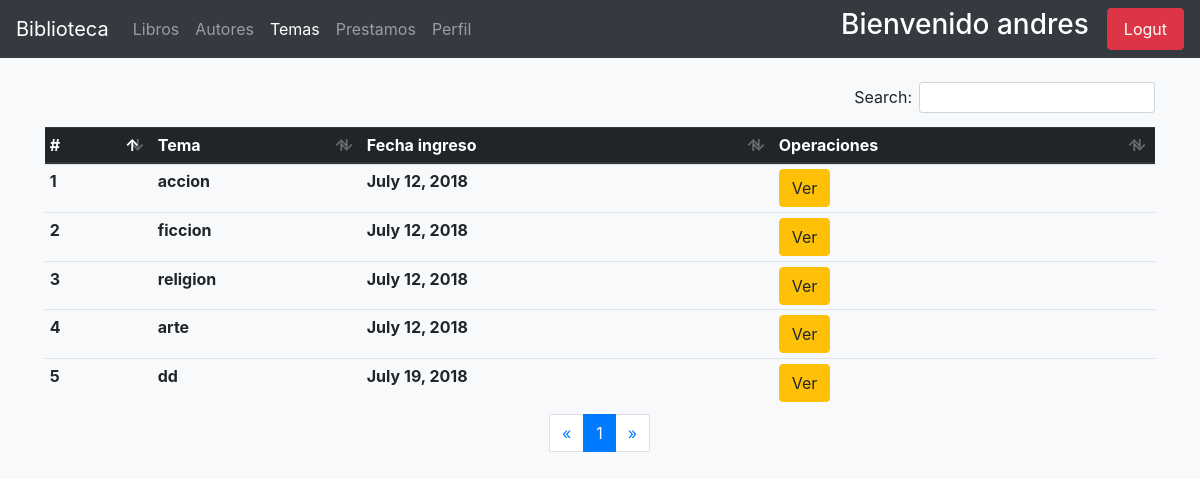
/temas/temas-user/ (signed in), run on the app's committed database.
### usuarios/models.py (models this page shows, shortened)
class User(AbstractUser):
    email = models.EmailField(unique=True)
    adress = models.CharField(max_length=100 , null=True, blank=True)
    celphone = models.PositiveIntegerField(blank=True, null=True)
    gender = models.BooleanField(default=True, choices = [
        (True, 'Male'),
        (False, 'Female'),
    ])
    birth_date = models.DateField(blank=True, null=True)
    cui = models.PositiveIntegerField(blank=True, null=True)
    departamento = models.ForeignKey(Departamento, on_delete=models.PROTECT,blank=True,  null=True)
    municipio = models.ForeignKey(Municipio, on_delete=models.CASCADE, blank=True, null=True)
    zona = models.PositiveIntegerField(_('zona del municipio'), blank=True, null=True)
    escolaridad = models.PositiveIntegerField(_('escolaridad'), default=0, choices=[
        ( 1, 'None' ),
        ( 2, 'Primaria'),
        ( 3,'Basicos'),
        ( 4, 'Diversificado'),
        ( 5, 'Universidad'),
        ( 6, 'Maestria'),
    ])
    establecimiento = models.CharField(_('establecimiento'), max_length=150, blank=True, null=True)
    estado = models.PositiveSmallIntegerField(_('estado'), default=1)
    imagen = models.ImageField(_('perfil'), upload_to='usuarios/avatares/', default='default_avatar.jpg', blank=True, null=True)
    USERNAME_FIELD = 'email'
    REQUIRED_FIELDS = ['username','first_name', 'last_name']

### apps/temas/models.py (models this page shows, shortened)
class Temas(models.Model):
    tema = models.CharField(_('tema'), max_length=200)
    fecha_ingreso = models.DateField(_('fecha_ingreso'), default=now())
    class Meta:
        verbose_name_plural = 'Temas'

### apps/temas/views.py (the view)
# urls.py: path('temas-user/', views.ThemeUserView.as_view(), name='temas-user'),
class ThemeUserView(UserMixin, ListView):
    model = Temas
    context_object_name = 'Temas'
    template_name_suffix = '_list_user'
    paginate_by = 5

### usuarios/mixins.py (called while the page is built)
def _user_mixin(group_name):
    class Mixin(LoginRequiredMixin, UserPassesTestMixin):
        login_url = reverse_lazy('usuarios:index')
        def test_func(self):
            user = self.request.user
            if user.is_superuser:
                return True
            group = Group.objects.get(name=group_name)
            return group in user.groups.all()
    return Mixin

### apps/temas/templates/temas/temas_list_user.html (shortened to what this page needs)
{% extends "base.html" %}
{% block navbar_items %}
    <li class="nav-item ">
        <a class="nav-link" href="{% url 'book:user_index' %}">Libros <span class="sr-only">(current)</span></a>
    </li>
    <li class="nav-item ">
        <a class="nav-link" href="{% url 'autor:autores-user' %}">Autores </a>
    </li>
    <li class="nav-item active">
        <a class="nav-link" href="{% url 'temas:temas-user' %}">Temas </a>
    </li>
    <li class="nav-item">
        <a class="nav-link" href="{% url 'prestamos:prestamos-list' %}">Prestamos</a>
    </li>
    <li class="nav-item">
        <a class="nav-link" href="{% url 'usuarios:user-edit' request.user.id %}">Perfil </a>
    </li>
{% endblock %}
{% block content %}
    <div class="container mt-4">
        <div class="table-responsive">
        <table class="table table-hover mt-4 table-sm" id="table-controller">
            <thead class="thead-dark">
                <tr>
                    <th scope="col"> # </th>
                    <th scope="col"> Tema </th>
                    <th scope="col"> Fecha ingreso </th>
                    <th scope="col"> Operaciones </th>
                    </tr>
            </thead>
            <tbody>
                {% for tema in Temas %}
                    <tr>
                        <th scope="row">{{ forloop.counter }}</th>
                        <th> {{ tema.tema }}</th>
                        <th> {{ tema.fecha_ingreso }} </th>
                        <th> <a href="{% url 'temas:libro-tema' tema.id %}" class="btn btn-warning" >Ver  </a></th>
                    </tr>
                    {% empty %}
                    <div class="container mt-2">
                        <li> No existen temas registrados </li>
                    </div>
                {% endfor %}
            </tbody>
        </table>
    </div>
        <nav aria-label="Page navigation example">
                <ul class="pagination justify-content-center">
                    {% if page_obj.has_previous %}
                        <li class="page-item"> <a href="?page={{ page_obj.previous_page_number }}" class="page-link" aria-label="Previous">&laquo;</a></li>
                    {% else %}
                    <li class="disabled"><span class="page-link">&laquo; </span> </li>
                    {% endif %}
                    {% for i in paginator.page_range %}
                        {% if page_obj.number == i %}
                            <li class="active page-item"><span class="page-link"> {{ i }} <span class="sr-only">current</span></span></li>
                        {% else %}
                            <li class="page-item"><a href="?page={{ i }}" class="page-link"> {{ i }} </a></li>
                        {% endif %}
                    {% endfor %}
                    {% if page_obj.has_next %}
                        <li class="page-item"><a href="?page={{ page_obj.next_page_number }}" class="page-link">&raquo;</a></li>
                    {% else %}
                        <li class="disabled" class="page-item"> <span class="page-link">&raquo;</span> </li>
                    {% endif %}
                </ul>
            </nav>
    </div>
{% endblock %}

### usuarios/templates/base.html (shortened to what this page needs)
{% load static %}
<!DOCTYPE html>
<html lang="en">
<head>
    <link rel="stylesheet" href="https://use.fontawesome.com/releases/v5.1.0/css/all.css">
    <link rel="stylesheet" href="//code.jquery.com/ui/1.12.1/themes/base/jquery-ui.css">
    <link rel="stylesheet" href="{% static 'js/bootstrap/bootstrap.min.css' %}" >
     <link rel="stylesheet" type="text/css" href="{% static 'js/bootstrap/datatables.min.css' %}"/>
</head>
<body class="bg-light">
    <nav class="navbar navbar-expand-lg navbar-dark bg-dark">
        <a class="navbar-brand" href="{% url 'usuarios:index' %}">Biblioteca</a>
        <div class="collapse navbar-collapse" id="navbarSupportedContent">
            <ul class="navbar-nav mr-auto">
                {% block navbar_items %}
                {% endblock navbar_items %}
            </ul>
            <form class="form-inline my-2 my-lg-0">
                <h3 style="color: #ffffff"> Bienvenido {{ user.first_name }} </h3>
                <a class='nav-link btn btn-danger text-white' href="{% url 'usuarios:sign_out' %}">Logut</a>
            </form>
        </div>
    </nav>
    {% block content %}
    {% endblock %}
</body>
</html>

### data on the page
User: first_name "andres"
Temas: tema "accion", fecha_ingreso "July 12, 2018"
Temas: tema "ficcion", fecha_ingreso "July 12, 2018"
Temas: tema "religion", fecha_ingreso "July 12, 2018"
Temas: tema "arte", fecha_ingreso "July 12, 2018"
Temas: tema "dd", fecha_ingreso "July 19, 2018"

### other printed values
{{ i }} "1"
